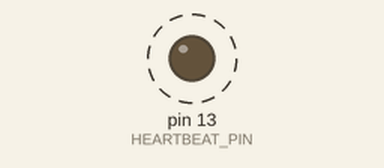
The sketch below on a simulated Arduino Uno, built with avr-gcc and run on an emulated ATmega328P. Parts: output pins drawn as LEDs (lit = HIGH). Dashed ring = blinking. What the sketch prints to the serial monitor is not drawn.

Above: at 0.5 s.
Timing chart, 0 to 4.6 s (numbered marks = the images above):
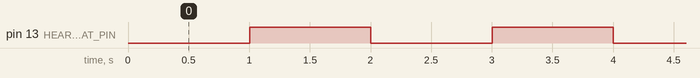

Measured:
- by itself, pin 13 (HEARTBEAT_PIN): alternates HIGH for 1.0 s and LOW for 1.0 s

The sketch:

EdgeDevice.ino
```cpp
// ColorEasyDuino (ATmega328P / Arduino Uno): synthetic data over USB serial.
// This is generated test data, not measurements from a physical sensor.
#include <Arduino.h>

#define EDGE_DEVICE_ID "uno-01"
const uint32_t SERIAL_BAUD = 115200UL;
const uint16_t NORMAL_SAMPLES = 256;
const uint16_t URGENT_SAMPLES = 16;
const uint8_t URGENT_EVERY = 5;
const uint32_t FRAME_GAP_MS = 250UL;
const uint8_t HEARTBEAT_PIN = 13;
const uint32_t HEARTBEAT_INTERVAL_MS = 1000UL;

static_assert(NORMAL_SAMPLES > 0 && NORMAL_SAMPLES <= 512,
              "Keep normal frames small for the USB serial demo");
static_assert(URGENT_SAMPLES > 0 && URGENT_SAMPLES <= NORMAL_SAMPLES,
              "Urgent frames must be nonempty and no larger than normal frames");
static_assert(URGENT_EVERY > 0, "URGENT_EVERY must be positive");

uint32_t sequence = 0;
uint32_t lastFrameCompletedMs = 0;
uint32_t lastHeartbeatMs = 0;
bool heartbeatOn = false;

void updateHeartbeat() {
  const uint32_t now = millis();
  if (now - lastHeartbeatMs >= HEARTBEAT_INTERVAL_MS) {
    lastHeartbeatMs = now;
    heartbeatOn = !heartbeatOn;
    digitalWrite(HEARTBEAT_PIN, heartbeatOn ? HIGH : LOW);
  }
}

int16_t syntheticSample(uint16_t index, uint32_t seq) {
  // Convert to signed before subtraction: AVR unsigned underflow is forbidden.
  return static_cast<int16_t>((index + (seq % 201UL)) % 201UL) - 100;
}

void sendFrame(uint32_t seq) {
  // seq=4,9,... are urgent: every fifth frame, with sequence starting at zero.
  const bool urgent = seq % URGENT_EVERY == URGENT_EVERY - 1;
  const uint16_t count = urgent ? URGENT_SAMPLES : NORMAL_SAMPLES;
  // Stream fields and samples directly. Never allocate a frame or samples array.
  // F() keeps literals in program flash instead of the Uno's 2 KiB SRAM.
  Serial.print(F("{\"device_id\":\""));
  Serial.print(F(EDGE_DEVICE_ID));
  Serial.print(F("\",\"seq\":"));
  Serial.print(seq);
  Serial.print(F(",\"priority\":\""));
  if (urgent) {
    Serial.print(F("urgent"));
  } else {
    Serial.print(F("normal"));
  }
  Serial.print(F("\",\"source\":\"synthetic\",\"samples\":["));
  for (uint16_t index = 0; index < count; ++index) {
    if (index != 0) {
      Serial.print(',');
    }
    Serial.print(syntheticSample(index, seq));
    updateHeartbeat();
  }
  Serial.println(F("]}")); // CRLF is accepted by the existing NDJSON protocol.
  // HardwareSerial printing and flush can block while bytes leave the UART.
  // Heartbeat timing can slip; this device does not make hard real-time claims.
  Serial.flush();
}

void setup() {
  pinMode(HEARTBEAT_PIN, OUTPUT);
  digitalWrite(HEARTBEAT_PIN, LOW);
  Serial.begin(SERIAL_BAUD);
  // Do not print startup/debug text: every serial line must be a protocol frame.
}

void loop() {
  updateHeartbeat();
  const uint32_t now = millis();
  if (now - lastFrameCompletedMs >= FRAME_GAP_MS) {
    sendFrame(sequence);
    ++sequence; // Defined uint32 wrap; reset/wrap can repeat device_id + seq.
    lastFrameCompletedMs = millis(); // Minimum gap after the complete frame.
  }
}
```
